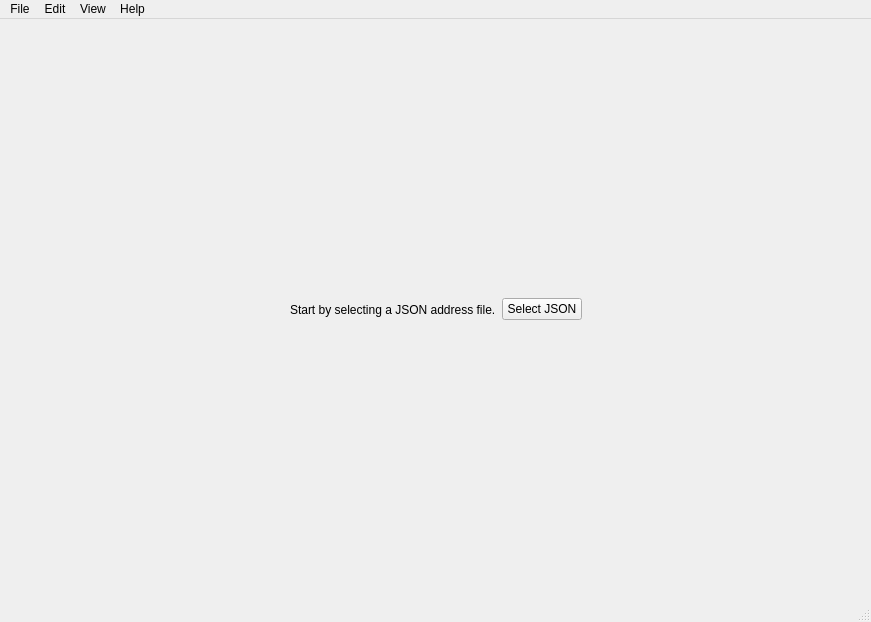
<?xml version="1.0" encoding="UTF-8"?>
<!--RenderBender:A third party program to change Minecraft RTX's settings externally, directly in-memory.
Copyright (C) 2022 Jesse Daems

This program is free software: you can redistribute it and/or modify
it under the terms of the GNU General Public License as published by
the Free Software Foundation, either version 3 of the License, or
(at your option) any later version.

This program is distributed in the hope that it will be useful,
but WITHOUT ANY WARRANTY; without even the implied warranty of
MERCHANTABILITY or FITNESS FOR A PARTICULAR PURPOSE.  See the
GNU General Public License for more details.

You should have received a copy of the GNU General Public License
along with this program.  If not, see <https://www.gnu.org/licenses/>.
-->
<ui version="4.0">
 <class>MainWindow</class>
 <widget class="QMainWindow" name="MainWindow">
  <property name="geometry">
   <rect>
    <x>0</x>
    <y>0</y>
    <width>871</width>
    <height>622</height>
   </rect>
  </property>
  <property name="sizePolicy">
   <sizepolicy hsizetype="MinimumExpanding" vsizetype="MinimumExpanding">
    <horstretch>0</horstretch>
    <verstretch>0</verstretch>
   </sizepolicy>
  </property>
  <property name="windowTitle">
   <string>RenderBender</string>
  </property>
  <widget class="QWidget" name="centralwidget">
   <layout class="QHBoxLayout" name="horizontalLayout">
    <item>
     <spacer name="horizontalSpacer">
      <property name="orientation">
       <enum>Qt::Horizontal</enum>
      </property>
      <property name="sizeHint" stdset="0">
       <size>
        <width>40</width>
        <height>20</height>
       </size>
      </property>
     </spacer>
    </item>
    <item>
     <widget class="QLabel" name="selectJsonLabel">
      <property name="text">
       <string>Start by selecting a JSON address file.</string>
      </property>
     </widget>
    </item>
    <item>
     <widget class="QPushButton" name="selectJsonBtn">
      <property name="text">
       <string>Select JSON</string>
      </property>
     </widget>
    </item>
    <item>
     <spacer name="horizontalSpacer_2">
      <property name="orientation">
       <enum>Qt::Horizontal</enum>
      </property>
      <property name="sizeHint" stdset="0">
       <size>
        <width>40</width>
        <height>20</height>
       </size>
      </property>
     </spacer>
    </item>
   </layout>
  </widget>
  <widget class="QMenuBar" name="menubar">
   <property name="geometry">
    <rect>
     <x>0</x>
     <y>0</y>
     <width>871</width>
     <height>21</height>
    </rect>
   </property>
   <widget class="QMenu" name="menuFile">
    <property name="title">
     <string>File</string>
    </property>
    <addaction name="actionCEPresetImport"/>
    <addaction name="actionAttach"/>
    <addaction name="actionRestartProcess"/>
    <addaction name="actionPreferences"/>
    <addaction name="actionExit"/>
   </widget>
   <widget class="QMenu" name="menuView">
    <property name="title">
     <string>View</string>
    </property>
    <addaction name="actionReread_all_setting_values"/>
   </widget>
   <widget class="QMenu" name="menuEdit">
    <property name="title">
     <string>Edit</string>
    </property>
    <widget class="QMenu" name="menuLoad_stored_preset">
     <property name="title">
      <string>Load stored preset</string>
     </property>
    </widget>
    <widget class="QMenu" name="menuDelete_preset">
     <property name="title">
      <string>Delete preset</string>
     </property>
    </widget>
    <addaction name="actionSetDefaultValues"/>
    <addaction name="actionSave_preset"/>
    <addaction name="menuLoad_stored_preset"/>
    <addaction name="menuDelete_preset"/>
   </widget>
   <widget class="QMenu" name="menuHelp">
    <property name="title">
     <string>Help</string>
    </property>
    <addaction name="actionUsage"/>
   </widget>
   <addaction name="menuFile"/>
   <addaction name="menuEdit"/>
   <addaction name="menuView"/>
   <addaction name="menuHelp"/>
  </widget>
  <widget class="QStatusBar" name="statusbar"/>
  <action name="actionExit">
   <property name="text">
    <string>Exit</string>
   </property>
  </action>
  <action name="actionPreferences">
   <property name="text">
    <string>Preferences</string>
   </property>
  </action>
  <action name="actionReread_all_setting_values">
   <property name="text">
    <string>Reread all setting values</string>
   </property>
  </action>
  <action name="actionSelect_new_settings_JSON_file">
   <property name="text">
    <string>Select new settings JSON file</string>
   </property>
  </action>
  <action name="actionSetDefaultValues">
   <property name="text">
    <string>Reset all to default value</string>
   </property>
  </action>
  <action name="actionSave_preset">
   <property name="text">
    <string>Save preset</string>
   </property>
   <property name="toolTip">
    <string>Save current values as preset (overwriting the old preset values)</string>
   </property>
  </action>
  <action name="actionAbout">
   <property name="text">
    <string>About</string>
   </property>
  </action>
  <action name="actionUsage">
   <property name="text">
    <string>Usage</string>
   </property>
  </action>
  <action name="actionCEPresetImport">
   <property name="text">
    <string>Import old CE preset</string>
   </property>
  </action>
  <action name="actionAttach">
   <property name="text">
    <string>Attach to target process</string>
   </property>
  </action>
  <action name="actionRestartProcess">
   <property name="text">
    <string>Restart target process</string>
   </property>
  </action>
 </widget>
 <resources/>
 <connections/>
 <slots>
  <slot>selectJsonBtnClicked()</slot>
 </slots>
</ui>
